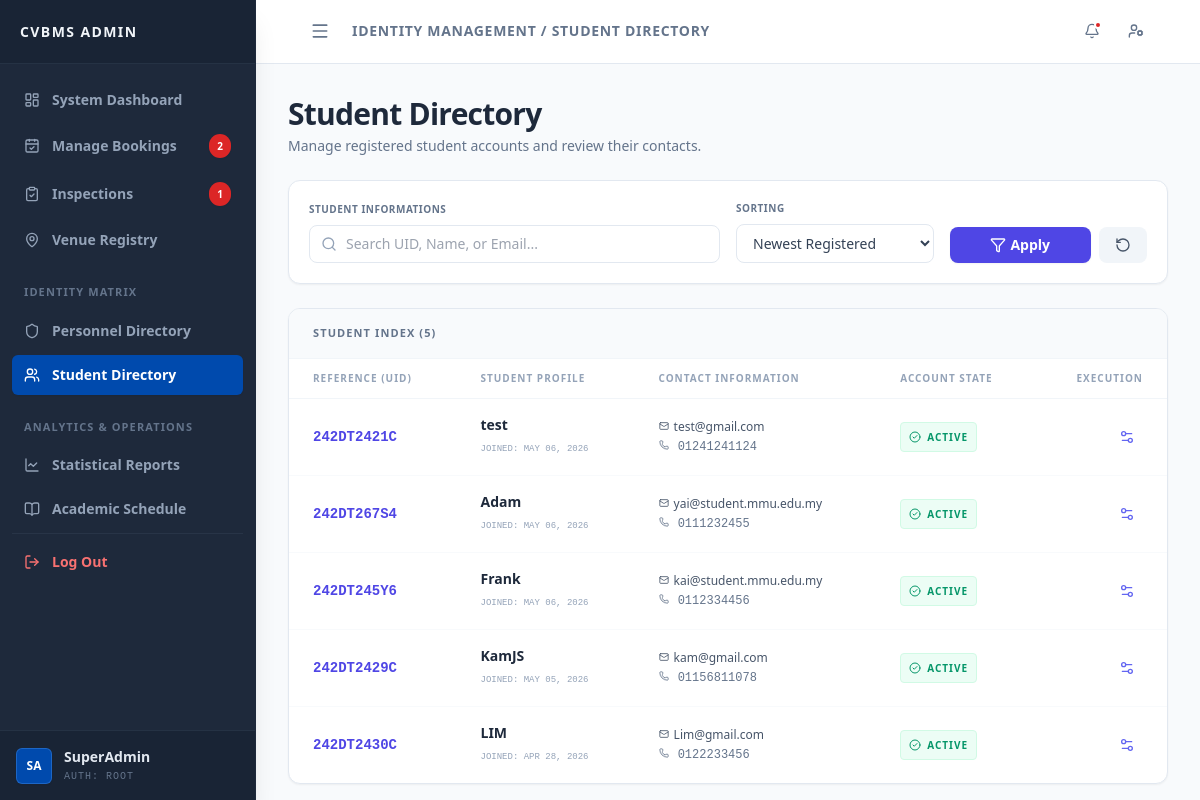
The page /admin/manage_students.php (signed in) on the database as committed earlier.
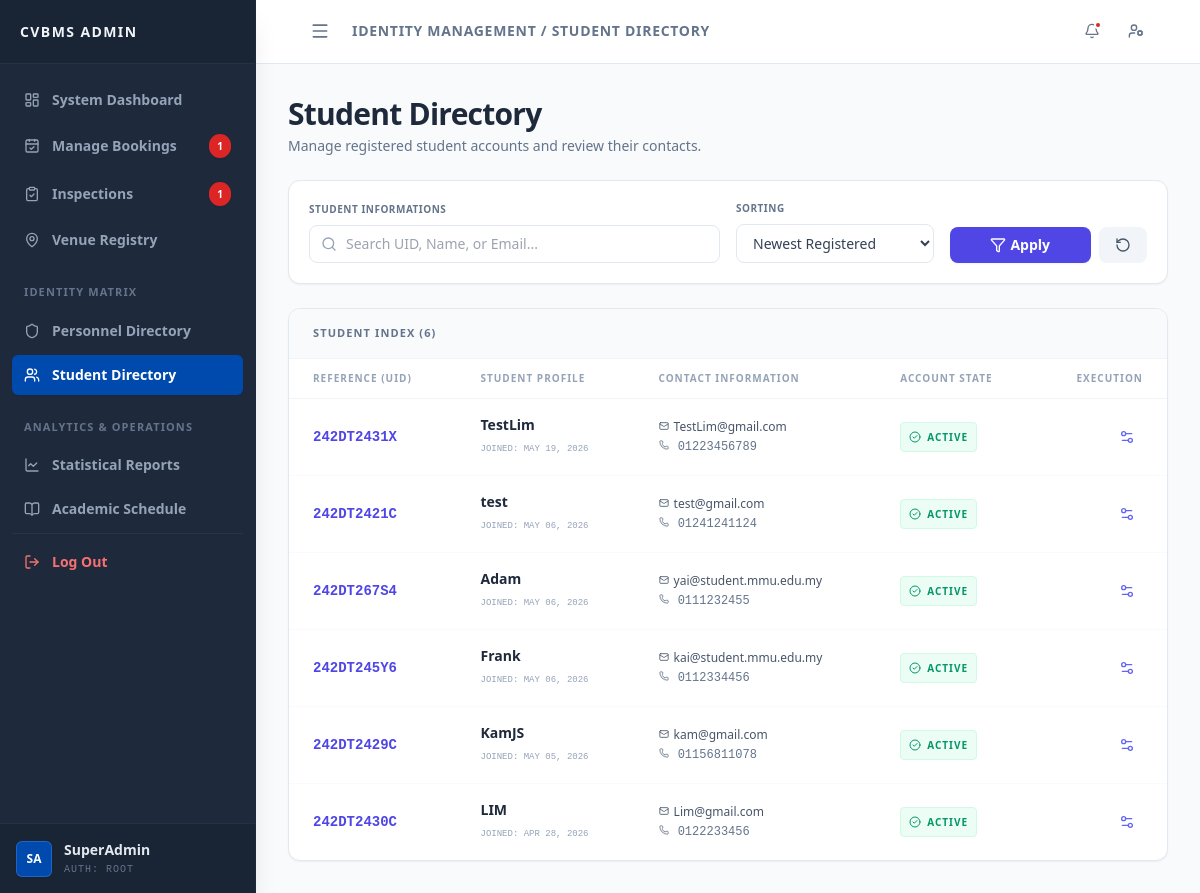
The same page on the database as committed later.
### tables this page shows
CREATE TABLE `user` (
  `uid` varchar(15) NOT NULL,
  `username` varchar(50) NOT NULL,
  `email` varchar(100) NOT NULL,
  `password` varchar(255) NOT NULL,
  `phone_num` varchar(20) NOT NULL,
  `profile_pic` varchar(255) NOT NULL DEFAULT '',
  `outstanding_debt` decimal(10,2) UNSIGNED NOT NULL DEFAULT 0.00,
  `account_status` enum('active','restricted') NOT NULL DEFAULT 'active',
  `created_at` timestamp NOT NULL DEFAULT current_timestamp()
);

### admin/manage_students.php (the view, shortened to what the changed rows need)
<?php
require_once '../config/db.php';
$filter_sort = trim($_GET['f_sort'] ?? 'newest');
$sql = "SELECT uid, username, email, phone_num, created_at FROM user WHERE 1=1";
if ($filter_sort === 'oldest') {
    $sql .= " ORDER BY created_at ASC";
} elseif ($filter_sort === 'name_asc') {
    $sql .= " ORDER BY username ASC";
} else {
    $sql .= " ORDER BY created_at DESC";
}
$result = $conn->query($sql);
?>
<!DOCTYPE html>
<html lang="en">
<head>
    <script src="https://cdn.tailwindcss.com"></script>
    <link rel="stylesheet" href="../assets/css/layout.css?v=1.2">
</head>
<body class="bg-slate-50 text-slate-800 font-sans antialiased h-screen flex overflow-hidden">
    <?php include('../includes/admin_sidebar.php'); ?>
    <main class="flex-1 flex flex-col h-screen overflow-hidden relative bg-slate-50">
        <header class="h-16 glass-panel border-b border-slate-200 flex items-center justify-between px-6 z-10 shrink-0">
            <?php
            $topbar_content = '<h2 class="text-sm font-bold text-slate-500 uppercase tracking-wider">Identity Management / Student Directory</h2>';
            include('../includes/admin_topbar.php');
            ?>
        </header>
        <div class="flex-1 overflow-y-auto p-8 scroll-smooth">
            <div class="mb-6 flex justify-between items-end">
                <div>
                    <h1 class="text-3xl font-extrabold text-slate-800 tracking-tight">Student Directory</h1>
                </div>
            </div>
            <div class="bg-white rounded-xl shadow-sm border border-slate-200 overflow-hidden">
                <div class="px-6 py-4 border-b border-slate-100 bg-slate-50">
                    <h3 class="text-[11px] font-black text-slate-500 uppercase tracking-widest">Student Index (<?php echo $result->num_rows; ?>)</h3>
                </div>
                <table class="w-full text-left border-collapse">
                    <thead class="bg-white text-[10px] text-slate-400 font-black uppercase tracking-widest border-b border-slate-100">
                        <tr>
                            <th class="px-6 py-3">Reference (UID)</th>
                            <th class="px-6 py-3">Student Profile</th>
                            <th class="px-6 py-3">Contact Information</th>
                            <th class="px-6 py-3">Account State</th>
                            <th class="px-6 py-3 text-right">Execution</th>
                        </tr>
                    </thead>
                    <tbody class="text-sm divide-y divide-slate-50">
                        <?php if ($result && $result->num_rows > 0): ?>
                            <?php while($row = $result->fetch_assoc()): ?>
                            <tr class="hover:bg-slate-50 transition-colors">
                                <td class="px-6 py-4 font-mono font-bold text-indigo-600"><?php echo htmlspecialchars($row['uid']); ?></td>
                                <td class="px-6 py-4">
                                    <span class="font-bold text-slate-800 block"><?php echo htmlspecialchars($row['username']); ?></span>
                                    <span class="text-[9px] text-slate-400 font-mono uppercase mt-1 block">Joined: <?php echo date('M d, Y', strtotime($row['created_at'])); ?></span>
                                </td>
                                <td class="px-6 py-4">
                                    <a href="mailto:<?php echo htmlspecialchars($row['email']); ?>" class="text-xs text-slate-600 hover:text-indigo-600 transition-colors block font-medium">
                                        <i data-lucide="mail" class="w-3 h-3 inline pb-0.5"></i> <?php echo htmlspecialchars($row['email']); ?>
                                    </a>
                                    <span class="text-xs text-slate-500 font-mono mt-1 block">
                                        <i data-lucide="phone" class="w-3 h-3 inline pb-0.5"></i> <?php echo htmlspecialchars($row['phone_num']); ?>
                                    </span>
                                </td>
                                <td class="px-6 py-4">
                                    <span class="px-2 py-1 bg-emerald-50 text-emerald-600 border border-emerald-100 rounded text-[10px] font-black uppercase tracking-widest flex items-center w-max">
                                        <i data-lucide="check-circle-2" class="w-3 h-3 mr-1.5"></i> Active
                                    </span>
                                </td>
                                <td class="px-6 py-4 text-right">
                                    <div class="flex items-center justify-end space-x-2">
                                        <a href="edit_student.php?uid=<?php echo urlencode($row['uid']); ?>" class="p-2 text-indigo-500 hover:bg-indigo-50 rounded-lg transition" title="Modify Record">
                                            <i data-lucide="settings-2" class="w-4 h-4"></i>
                                        </a>
                                    </div>
                                </td>
                            </tr>
                            <?php endwhile; ?>
                        <?php endif; ?>
                    </tbody>
                </table>
            </div>
        </div>
    </main>
</body>
</html>

### includes/admin_sidebar.php (shortened to what the changed rows need)
<?php
$current_page = basename($_SERVER['PHP_SELF']);
if (isset($conn)) {
    $sweep_sql = "
        UPDATE booking
        SET status = 'completed'
        WHERE status = 'approved'
        AND CONCAT(date_booked, ' ', time_end) <= NOW()
    ";
    $conn->query($sweep_sql);
}
$pending_bookings_count = 0;
if (isset($conn)) {
    $sql_bookings_count = "SELECT COUNT(*) FROM booking WHERE status = 'pending' AND payment_status = 'paid'";
    $res_bookings = $conn->query($sql_bookings_count);
    if ($res_bookings) {
        $pending_bookings_count = $res_bookings->fetch_row()[0];
    }
}
?>
<aside id="system-sidebar" class="mmu-sidebar bg-[#1e293b] text-white flex flex-col shadow-xl z-20 shrink-0 border-r border-slate-800">
    <nav class="flex-1 overflow-y-auto py-4 scrollbar-hide">
        <ul class="space-y-1 px-3">
            <li>
                <a href="manage_bookings.php" class="nav-item flex items-center px-3 py-2.5 text-sm font-semibold <?php echo (in_array($current_page, ['manage_bookings.php', 'pending_requests.php', 'assign_inspector.php', 'assign_inspector_detail.php', 'track_bookings.php', 'process_flow.php'])) ? 'bg-cstyle-blue text-white shadow-sm' : 'text-slate-400 hover:bg-slate-800 hover:text-slate-200'; ?> rounded-md transition-all">
                    <i data-lucide="calendar-check" class="w-4 h-4 shrink-0"></i>
                    <span class="ml-3 nav-text">Manage Bookings</span>
                    <?php if ($pending_bookings_count > 0): ?>
                        <span class="ml-auto bg-red-600 text-white text-[10px] font-bold px-2 py-0.5 rounded-full shadow-sm nav-badge"><?php echo $pending_bookings_count; ?></span>
                    <?php endif; ?>
                </a>
            </li>
        </ul>
    </nav>
</aside>

Rows that differ between the two databases and show on the page:
added user: uid "242DT2431X", username "TestLim", created_at "MAY 19, 2026", email "TestLim@gmail.com", phone_num "01223456789"
Other text that changed with them:
$pending_bookings_count: "2" → "1"
$result->num_rows: "5" → "6"
